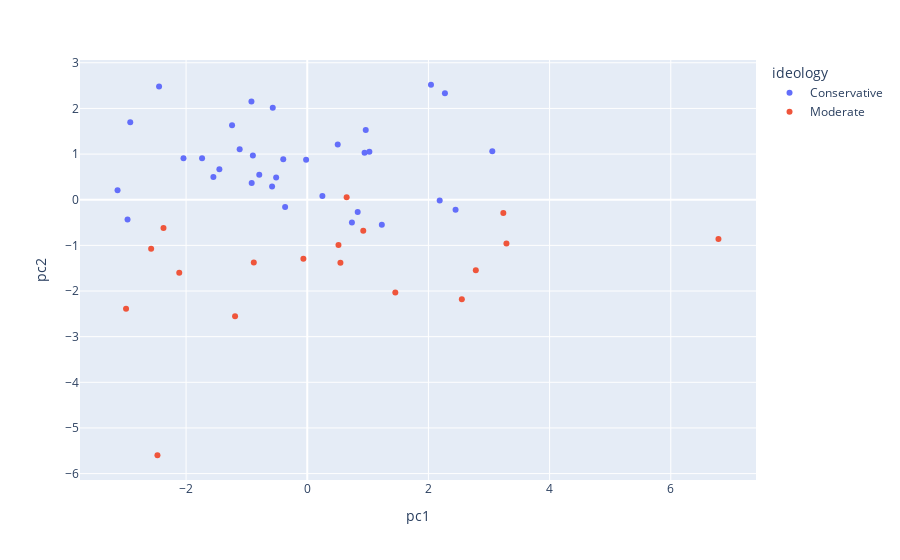

Notebook code for this chart:
### Code cell
first_2_pcs['state'] = df_standardized.index
first_2_pcs.set_index('state', inplace=True)
first_2_pcs = first_2_pcs.join(cons_lib)
first_2_pcs.reset_index(inplace=True)


fig = px.scatter(first_2_pcs, x="pc1", y="pc2", color='ideology',
                hover_data={"state": True}); 

fig.show();

### Figure 1 — Plotly figure (JSON) as saved in the notebook; plotly's stock layout.template omitted (floating-point values rounded to 4 significant figures)
{"data": [{"customdata": [["Alabama"], ["Arizona"], ["Arkansas"], ["Florida"], ["Georgia"], ["Idaho"], ["Indiana"], ["Iowa"], ["Kansas"], ["Kentucky"], ["Louisiana"], ["Maine"], ["Michigan"], ["Minnesota"], ["Mississippi"], ["Missouri"], ["Montana"], ["Nebraska"], ["New Hampshire"], ["North Carolina"], ["North Dakota"], ["Ohio"], ["Oklahoma"], ["Pennsylvania"], ["South Carolina"], ["South Dakota"], ["Tennessee"], ["Texas"], ["Utah"], ["Virginia"], ["West Virginia"], ["Wisconsin"], ["Wyoming"]], "hovertemplate": "ideology=Conservative<br>pc1=%{x}<br>pc2=%{y}<br>state=%{customdata[0]}<extra></extra>", "legendgroup": "Conservative", "marker": {"color": "#636efa", "symbol": "circle"}, "mode": "markers", "name": "Conservative", "orientation": "v", "showlegend": true, "type": "scatter", "x": [-1.115, 1.231, -0.9212, 2.186, 0.7374, -1.45, -1.241, -0.5691, -0.5132, -2.921, -2.043, -3.131, -0.3653, -0.792, 0.9655, -1.549, 0.2502, 1.026, -0.3961, -0.5803, 2.042, -0.01887, -1.736, -0.917, 0.503, 2.272, -0.8973, 2.448, -2.966, 0.8327, -2.446, 0.9462, 3.054], "xaxis": "x", "y": [1.108, -0.549, 2.154, -0.01855, -0.4976, 0.6668, 1.632, 2.016, 0.4866, 1.7, 0.9113, 0.2062, -0.1592, 0.5454, 1.525, 0.5005, 0.08134, 1.051, 0.8859, 0.2878, 2.519, 0.8778, 0.9062, 0.3647, 1.211, 2.331, 0.9692, -0.2199, -0.4306, -0.2695, 2.478, 1.027, 1.062], "yaxis": "y"}, {"customdata": [["Alaska"], ["California"], ["Colorado"], ["Connecticut"], ["Delaware"], ["District of Columbia"], ["Hawaii"], ["Illinois"], ["Maryland"], ["Massachusetts"], ["Nevada"], ["New Jersey"], ["New Mexico"], ["New York"], ["Oregon"], ["Rhode Island"], ["Vermont"], ["Washington"]], "hovertemplate": "ideology=Moderate<br>pc1=%{x}<br>pc2=%{y}<br>state=%{customdata[0]}<extra></extra>", "legendgroup": "Moderate", "marker": {"color": "#EF553B", "symbol": "circle"}, "mode": "markers", "name": "Moderate", "orientation": "v", "showlegend": true, "type": "scatter", "x": [2.782, 2.552, -1.191, 0.5154, 0.6504, -2.472, 6.787, 0.9245, 0.5475, -2.113, 3.288, 3.236, -0.0636, 1.454, -2.991, -2.373, -2.576, -0.8823], "xaxis": "x", "y": [-1.546, -2.18, -2.551, -0.9913, 0.05375, -5.598, -0.8584, -0.6771, -1.383, -1.598, -0.9602, -0.2907, -1.29, -2.03, -2.388, -0.619, -1.076, -1.374], "yaxis": "y"}], "layout": {"legend": {"title": {"text": "ideology"}, "tracegroupgap": 0}, "margin": {"t": 60}, "xaxis": {"anchor": "y", "domain": [0, 1], "title": {"text": "pc1"}}, "yaxis": {"anchor": "x", "domain": [0, 1], "title": {"text": "pc2"}}}}
